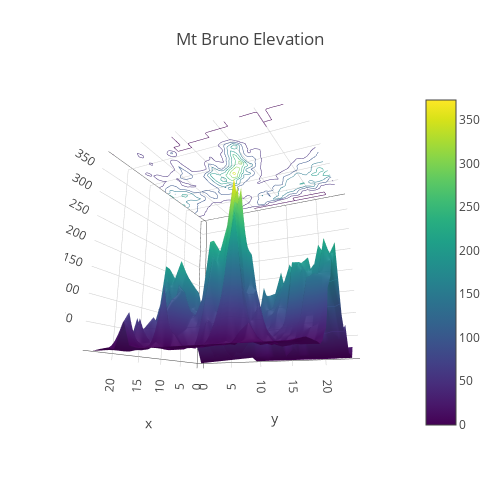

The notebook cell saved with this chart:
### Markdown cell above
# Intro

---
## Welcome!

A specialist working for Quantee strives to be an excellent statistician or actuary, has outstanding programming skills and acquires soft skills to smoothly cooperate with clients in the insurance and banking sector. This tutorial is to improve your data science and programming knowledge: 
* introduce you into the most important topics of **data science**,
* is oriented on **insurance and banking data problems**, so that you will be able to utilize it for Quantee projects,
* serves as a **knowledge base** on which you can build your own code for a project.

The tutorial is divided into six parts:
1. **Data Processing Tutorial** - examples of how to perform data analysis, do feature engineering and handle missing entries.
2. **Regression Models Tutorial** - most common machine learning estimators used for regression problems are explained 
3. **Hyperoptimization Tutorial** - how to tune machine learning estimators, crucial for model performance
4. **Stacking Tutorial** - how to merge many machine learning estimators to improve predictability
5. **Dashboards Tutorial** - how to create interactive plots and beautiful web-based applications 
6. **Deployment Tutorial** - how to deploy your dashboard application on a server, so that our clients can use professional solution

---
## Plan
1. Read about **technology** we use at Quantee.
2. Fulfill **requirements** by installing all libraries required in your work.
3. Build your **data science knowledge base**.
     1. Go through the Udemy data science course.
     2. Go through tutorials 1-6 to apply AI in insurance data.
4. Discover **Kaggle competitions** similar to projects at Quantee.

---
## Technology
#### Python
![Python logo](img/logo_python.png)
All tutorials are using Python, a leading technology in Quantee. Although for some clients, we use R or MATLAB as a technology, we aim to convince clients to use Python. Why is that?
* Python is the most popular language for data science. All important packages as scikit-learn or tensorflow are written for this programming language.
* Contrary to R or MATLAB, it is fully object-oriented programming language. This allows us to write beautiful code that is well generalized.
* It's a natural choice for many data scientists coming from IT world, as it integrates much better than R in an engineering environment. 
* It is production-ready, i.e. we can easily develop and deploy a web-application with front-end for our data science projects.
* Most Python libraries are MIT and BSD licensed, which offer much more flexibility in commercial use, in contrary to GPL license of R packages.

#### Visualizations
![Plotly logo](img/logo_plotly.png)
Python comes with great packages such as ```matplotlib``` or ```seaborn``` dedicated for visualizations. Of course you can use them as static images are good for reports etc however, the really powerful library is [Plotly](https://plot.ly/python/) thanks to which you can create interactive graphs like this:

### Code cell
from utils import plot_example_surface # Custom Utilities written for this tutorial

# Produce Plotly graph
plot_example_surface()

### Figure 1 — Plotly figure (JSON) as saved in the notebook; plotly's stock layout.template omitted (floating-point values rounded to 4 significant figures; data arrays with more than 128 entries replaced by an {"elided": "..."} marker saying what was removed)
{"data": [{"colorscale": "Viridis", "contours": {"z": {"highlightcolor": "#42f462", "project": {"z": true}, "show": true, "usecolormap": true}}, "type": "surface", "uid": "7ab29576-939b-4acb-9c4c-7fe2521d145b", "z": {"elided": "25x25 float values"}}], "layout": {"autosize": false, "height": 500, "margin": {"b": 65, "l": 65, "r": 50, "t": 90}, "scene": {"camera": {"eye": {"x": 1.87, "y": 0.88, "z": -0.64}}}, "title": "Mt Bruno Elevation", "width": 500}}
